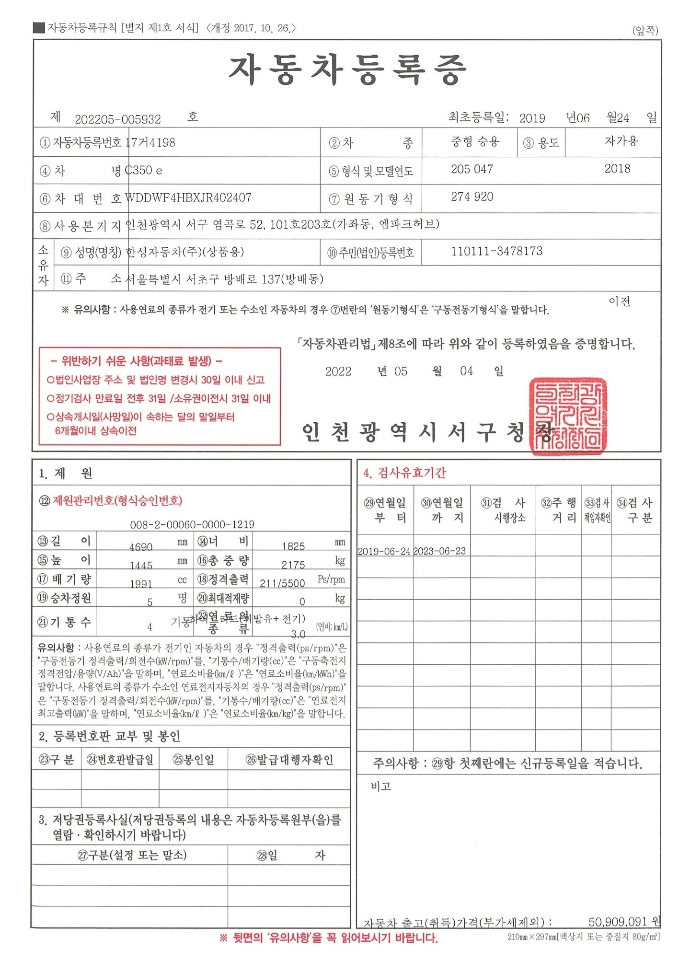
#> input picture document/car_document3.jpg, 690 x 960 px, found by its file name
$ python practice.py
#> lines starting #> are read from the running program, lines starting #| are printed output that depends on the picture; after the words box and inside, x2 and y2 are one past the last pixel; in counts of white or black regions, pixels touching at a corner belong together
import numpy as np
import cv2
import math


def biggest_contour(contours):
    biggest = np.array([])
    max_area = 0
    for i in contours:
        area = cv2.contourArea(i)
        if area > 100:
            peri = cv2.arcLength(i,True)      # 외각선 길이 반환
            approx = cv2.approxPolyDP(i, 0.015*peri, True)     # 외각선을 근사화(단순화) 합니다.
            if area > max_area and len(approx) == 4:
                biggest = approx
                max_area = area
    return biggest


############## 이미지 전처리 (이미지 업로드, 이진화, blur, canny )

upload_image = cv2.imread("/home/matrix/Desktop/code/AI_POC/document/car_document3.jpg", cv2.IMREAD_GRAYSCALE)
#> upload_image: shape (960, 690); min 7, max 255, mean 242.3
# upload_image = cv2.resize( upload_image, None, fx = 0.7, fy = 0.7, interpolation = cv2.INTER_AREA )
frame_height,frame_width = upload_image.shape
#> frame_height = 960; frame_width = 690

ret, binary_image = cv2.threshold(upload_image, 240, 255, cv2.THRESH_BINARY)   # 이진화
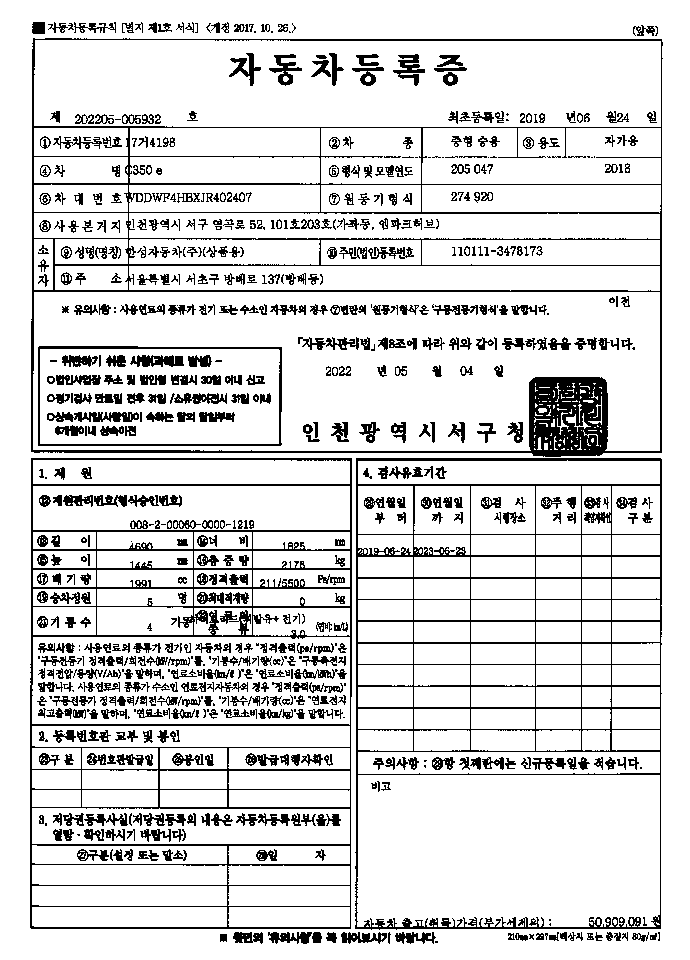
#> binary_image: shape (960, 690); 86% white; black in thin lines or dots, all inside (x1, y1, x2, y2) = (30, 22, 663, 944)

gblur_image = cv2.GaussianBlur(binary_image, (3,3), 0)      # 전체적으로 밀도가 동일한 노이즈, 백색 노이즈를 제거하는 기능
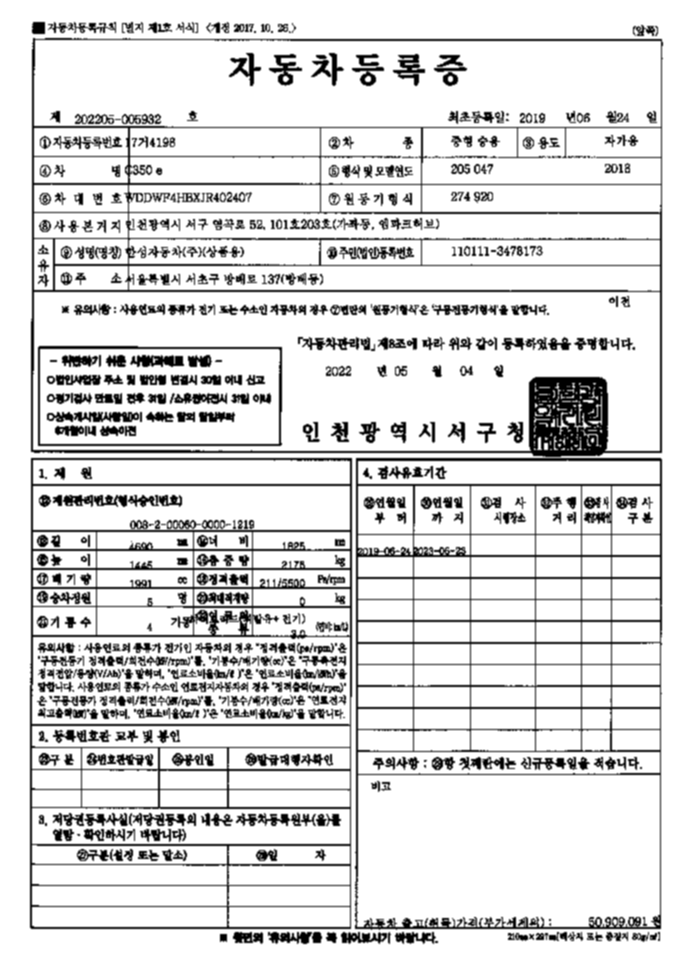
#> gblur_image: shape (960, 690); min 0, max 255, mean 219.4
canny_image = cv2.Canny(gblur_image, 75,200, True)
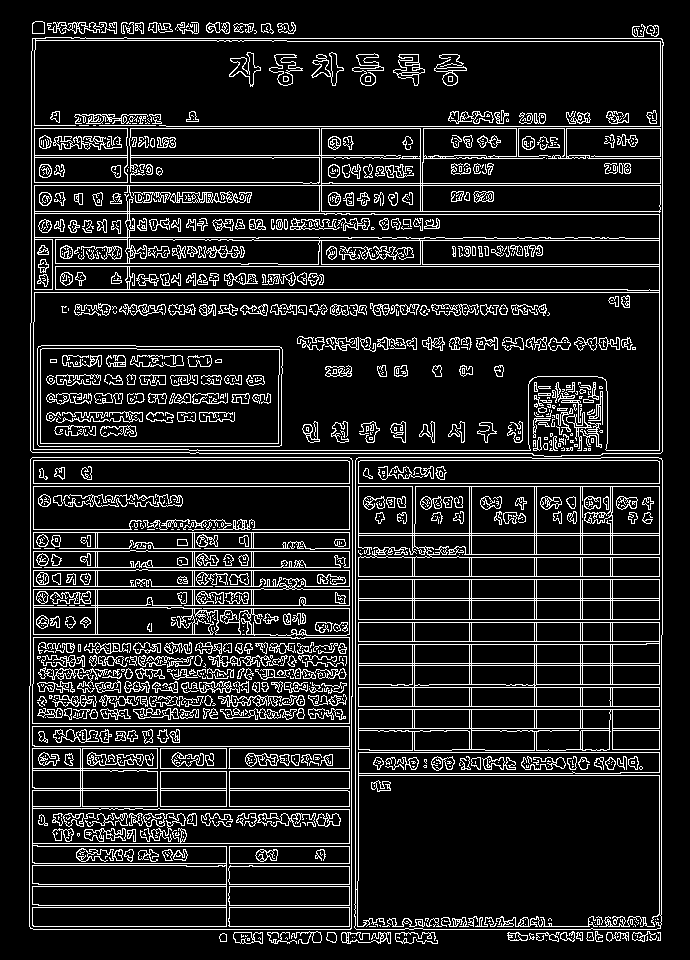
#> canny_image: shape (960, 690); 12.9% white in thin lines or dots, all inside (x1, y1, x2, y2) = (29, 21, 664, 944)


############### 큰박스 3개 검출

cnts, hierarchy = cv2.findContours(canny_image, cv2.RETR_EXTERNAL, cv2.CHAIN_APPROX_SIMPLE)   # image / mode / method
#> cnts = 60 contours, 34 with area under 20; largest, box (x1, y1, x2, y2) and area: (30, 37, 664, 457) 262014, (29, 457, 353, 930) 151984, (354, 457, 663, 930) 144513, (233, 932, 263, 944) 273, (341, 932, 391, 944) 168
cnts = sorted(cnts, key=cv2.contourArea, reverse=True) # contourArea : contour가 그린 면적

upload_image = cv2.cvtColor(upload_image, cv2.COLOR_GRAY2BGR)
#> upload_image: shape (960, 690, 3)

n = 3

rect_list = []

for i in range(n):
    biggest = biggest_contour(cnts[i:])

    cv2.drawContours(upload_image, [biggest], -1, (255,0,0),3 )

    points = biggest.reshape(4,2)
    input_points = np.zeros((4,2), dtype = "float32")

    points_sum = points.sum(axis = 1)
    input_points[0] = points[np.argmin(points_sum)]   # top left
    input_points[3] = points[np.argmax(points_sum)]   # bottom right

    points_diff = np.diff(points, axis=1)
    input_points[1] = points[np.argmin(points_diff)]   # top right
    input_points[2] = points[np.argmax(points_diff)]   # bottom left

    # [5 lines of commented-out code are left out]

    rect_list.append(input_points)
#> this loop made 3 passes
#> (points, points_sum, points_diff) on passes 1 to 3: ([[32, 38], [32, 452], [662, 451], [661, 38]], [70, 484, 1113, 699], [6, 420, -211, -623]), ([[32, 457], [30, 928], [350, 929], [351, 458]], [489, 958, 1279, 809], [425, 898, 579, 107]), ([[356, 458], [354, 927], [660, 928], [661, 458]], [814, 1281, 1588, 1119], [102, 573, 268, -203])
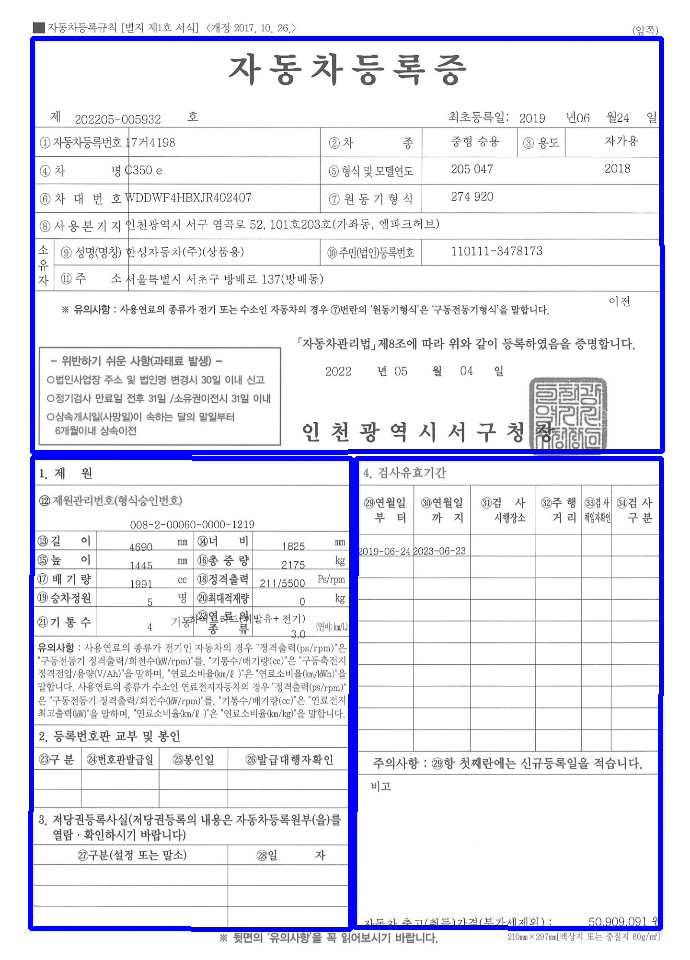
#> upload_image: shape (960, 690, 3); mean B, G, R 244.1, 234.2, 234.2
#> after the loop, rect_list = [[[32, 38], [661, 38], [32, 452], [662, 451]], [[32, 457], [351, 458], [30, 928], [350, 929]], [[356, 458], [661, 458], [354, 927], [660, 928]]]

rect_list2 = []
rect_list3 = []

height_list = [0, frame_height*0.5, frame_height ]
#> height_list = [0, 480, 960]

for j in range(len(height_list)):
    rect_list2 = [rect_list[i] for i in range(len(rect_list)) if ((rect_list[i][0][1]+rect_list[i][3][1])/2) >= height_list[j] and ((rect_list[i][0][1]+rect_list[i][3][1])/2) <= height_list[j+1] ]
    rect_list2.sort(key=lambda tup: tup[0][0])
    for i in rect_list2:
        rect_list3.append(i)
#> this loop made 3 passes
#> after the loop, rect_list3 has the same summary as rect_list

for k in range(n):
    input_points2 = rect_list3[k]

    (top_left, top_right, bottom_left, bottom_right) = input_points2
    bottom_width = np.sqrt( ((bottom_right[0] - bottom_left[0])**2) + ((bottom_right[1] - bottom_left[1])**2) )
    top_width = np.sqrt( ((top_right[0] - top_left[0])**2) + ((top_right[1] - top_left[1])**2) )
    right_height = np.sqrt( ((top_right[0] - bottom_right[0])**2) + ((top_right[1] - bottom_right[1])**2) )
    left_height = np.sqrt( ((top_left[0] - bottom_left[0])**2) + ((top_left[1] - bottom_left[1])**2) )

    max_width = max( int(bottom_width), int(top_width) )
    max_height = max( int(right_height), int(left_height) )

    converted_points = np.float32( [[0,0], [max_width,0], [0,max_height], [max_width, max_height]] )

    matrix = cv2.getPerspectiveTransform(input_points2, converted_points)
    crop_image = cv2.warpPerspective( upload_image , matrix, (max_width,max_height))


    cv2.imshow("upload_image", upload_image)
    cv2.imshow("crop_image", crop_image)

    cv2.waitKey(0)
    cv2.destroyAllWindows()
#> this loop made 3 passes
#> (top_left, top_right, bottom_left, bottom_right, bottom_width, top_width, right_height, left_height) on passes 1 to 3: ([32, 38], [661, 38], [32, 452], [662, 451], 630, 629, 413, 414), ([32, 457], [351, 458], [30, 928], [350, 929], 320, 319, 471, 471), ([356, 458], [661, 458], [354, 927], [660, 928], 306, 305, 470, 469)
#> pass 1, `crop_image = cv2.warpPerspective( upload_image , matrix, (max_width,ma..`:
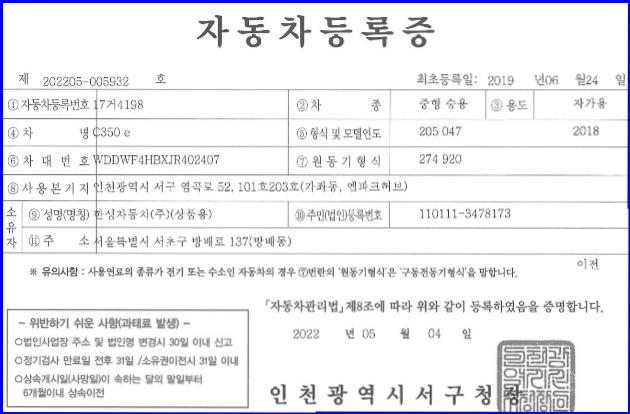
#> crop_image: shape (414, 630, 3); mean B, G, R 242.1, 237, 237
#> pass 2, `crop_image = cv2.warpPerspective( upload_image , matrix, (max_width,ma..`:
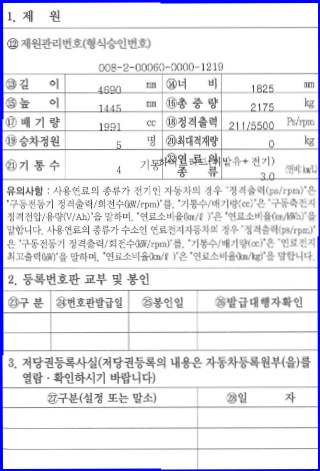
#> crop_image: shape (471, 320, 3); mean B, G, R 238.7, 232, 232
#> pass 3, `crop_image = cv2.warpPerspective( upload_image , matrix, (max_width,ma..`:
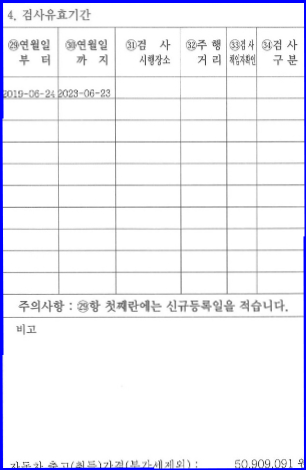
#> crop_image: shape (470, 306, 3); mean B, G, R 247.4, 240.6, 240.6


    # [151 lines of commented-out code are left out]
